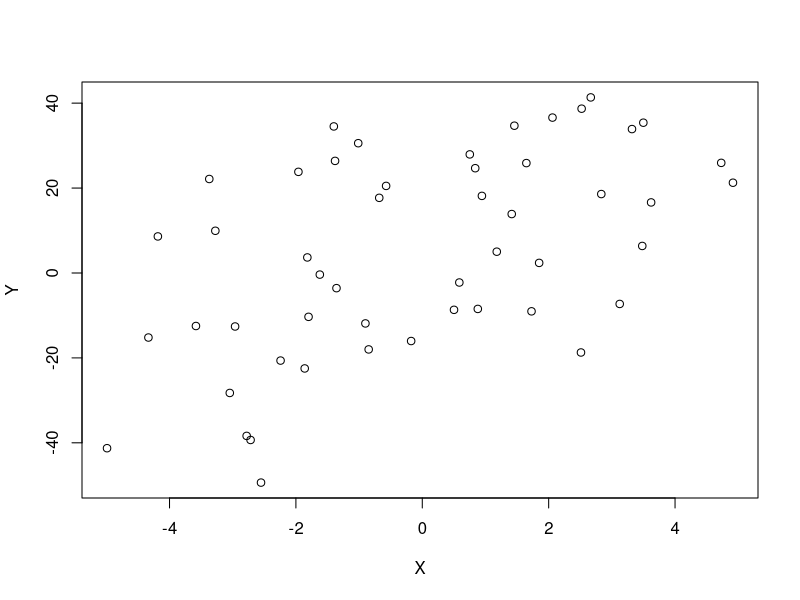
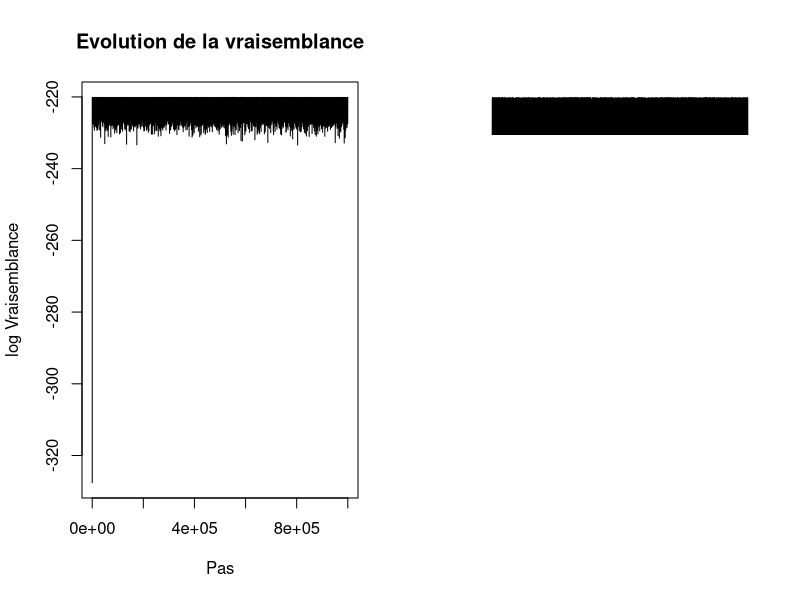

The R script that drew these images, in order: (Note: a time limit stopped this script after it produced the figures.)
## ---- chunk 1
knitr::opts_chunk$set(cache=FALSE, echo = TRUE, tidy=TRUE, tidy.opts=list(blank=FALSE, width.cutoff=50), out.width='\\maxwidth')
options(width=50)
# Installation des packages si nécessaire et chargement
Library <- function(Packages) {
  InstallAndLoad <- function(Package) {
    if (!Package %in% installed.packages()[, 1]) {install.packages(Package, repos="https://cran.rstudio.com/")}
    require(Package, character.only = TRUE)
  }
  invisible(sapply(Packages, InstallAndLoad))
}
# Ajouter les packages nécessaires ici
Library(c("kableExtra", "tidyverse"))
## ---- chunk 2
# Paramètres
a <- 10
b <- 2
sigma <- 20
n <- 50
# Données
X <- runif(n, min=-5, max=5)
Y <- a + b*X + rnorm(n, 0, sigma)
## ---- chunk 3
plot(Y~X)
## ---- chunk 4
ll_Y_theta <- function(Y, X, theta){
  a <- theta[1]
  b <- theta[2]
  sigma <- theta[3]
  # Valeur prédite par le modèle
  prediction <- a + b*X
  # Log-vraisemblance de chaque valeur de y
  single_likelihoods <- dnorm(Y, mean = prediction, sd = sigma, log = TRUE)
  # Possibilité de NaN si sd proposé négatif par exemple
  ll <- sum(single_likelihoods)
  # Vraisemblance nulle dans ce cas
  if (is.na(ll)) ll <- -Inf
  return (ll)
}
## ---- chunk 5
ll_prior <- function(theta){
  a <- theta[1]
  b <- theta[2]
  sigma <- theta[3]
  # Log-vraisemblance de chaque paramètre dans sa loi a priori
  a_prior <- dunif(a, min=-100, max=100, log=TRUE)
  b_prior <- dunif(b, min=-100, max=100, log=TRUE)
  sigma_prior <- dunif(sigma, min=0, max=30, log=TRUE)
  return(a_prior + b_prior + sigma_prior)
}
## ---- chunk 6
ll_posterior <- function(Y, X, theta){
  return (ll_Y_theta(Y, X, theta) + ll_prior(theta))
}
## ---- chunk 7
proposal <- function(theta, sigma_prop){
  return(rnorm(length(theta) , mean = theta, sd = sigma_prop))
}
## ---- chunk 8
MetropolisMCMC <- function(Y, X, sigma_prop, theta_0, iterations){
  # Stockage. Chaque ligne du tableau contient une itération ; les colonnes contiennent theta
  chain <- matrix(nrow = iterations+1, ncol = length(theta_0))
  # Noms des paramètres
  colnames(chain) <- names(theta_0)
  # Stockage des vraisemblances
  ll_data <- numeric(length = iterations+1)
  # Valeurs initiales
  chain[1, ] <- theta_0
  ll_data[1] <- ll_Y_theta(Y, X, theta_0)
  # Initialisation d'une barre de progression
  pgb <- txtProgressBar(min=0, max=iterations)
  # Chaîne de Markov
  for (i in 1:iterations){
    # Proposition d'une valeur de theta
    theta_proposal <- proposal(chain[i,], sigma_prop)
    # Rapport de vraisemblance entre la proposition et la valeur précédente de theta
    l_ratio <- exp(ll_posterior(Y, X, theta_proposal) - ll_posterior(Y, X, chain[i, ]))
    # Acceptation ou non
    if (runif(1) < l_ratio) {
      chain[i+1, ] <- theta_proposal
    } else {
      chain[i+1, ] <- chain[i, ]
    }
    # Enregistrement de la vraisemblance de Y sachant theta
    ll_data[i+1] <- ll_Y_theta(Y, X, chain[i+1, ])
    setTxtProgressBar(pgb, i)
  }
  # Retour d'un tableau complet: theta et vraisemblance
  return(cbind(chain, LogVraisemblance = ll_data))
}
## ---- chunk 9
# Nombre de pas de la chaîne
iterations <- 1E6
# Ecart-type de la marche aléatoire (pour chaque paramètre)
sigma_prop <- c(2, 2, 2)
# Valeur initiale des paramètres
theta_0 <- c(runif(2, min=-100, max=100), runif(1, min=0, max=30))
names(theta_0) <- c("Intercept", "Pente", "EcartType")
# Lancement de la chaîne de Markov
chain <- MetropolisMCMC(Y, X, sigma_prop, theta_0, iterations)
## ---- chunk 10
# Evolution de la vraisemblance
par(mfrow = c(1,2))
plot(chain[, length(theta_0)+1], type="l", main="Evolution de la vraisemblance", xlab="Pas", ylab="log Vraisemblance")
burn_in <- 1E4
plot(chain[-(1:burn_in), length(theta_0)+1], type="l", main="Après convergence", xlab="Pas", ylab="log Vraisemblace")
# Taux d'acceptation de la chaine de Markov
(acceptance <- 1-mean(duplicated(chain[-(1:burn_in),])))
## ---- chunk 11
par(mfrow = c(1, length(theta_0)))
for (i in 1:length(theta_0)){
  Titre <- paste("Distribution de", names(theta_0)[i])
  Mediane <- format(median(chain[-(1:burn_in), i]), digits = 4)
  hist(chain[-(1:burn_in), i], xlab=paste("Mediane :", Mediane),  main=Titre)
  abline(v=Mediane, col="red")
}
## ---- chunk 12
acf(chain[-(1:burn_in), -ncol(chain)], lag.max=100)
## ---- chunk 13
# Distribution a posteriori. Elimination du prechauffage et de la vraisemblance, éclaircie.
posterior <- chain[-(1:burn_in), -ncol(chain)][seq(1, iterations-burn_in, by=50), ]
## ---- chunk 14
par(mfrow = c(1, length(theta_0)))
for (i in 1:length(theta_0)){
  Titre <- paste("Distribution de", names(theta_0)[i])
  Mediane <- format(median(posterior[, i]), digits = 4)
  hist(posterior[, i], xlab=paste("Mediane :", Mediane),  main=Titre)
  abline(v=Mediane, col="red")
}
## ---- chunk 15
summary(flm <- lm(Y ~ X))
## ---- chunk 16
cor(posterior)
